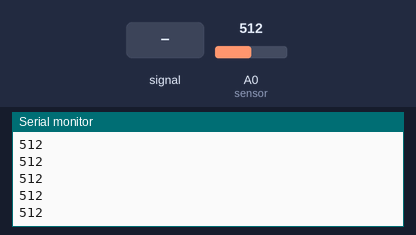
Simulated run of this sketch. Board: Arduino Uno, built with avr-gcc and run on an emulated ATmega328P. On the bench: the last lines printed to the serial monitor. The inputs (shaded band) are chosen by the test bench; at power-on: A0 (sensor) = 512.

Above: at 1.2 s.
1.3 s: A0 (sensor) fed a 200 Hz sine of ±81 counts around its level
At 1.9 s:
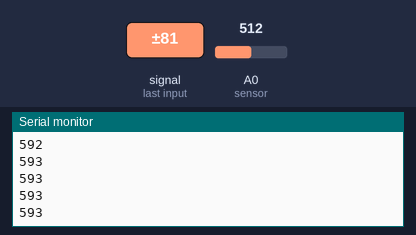
2.8 s: A0 (sensor) set to 716
At 3.9 s:
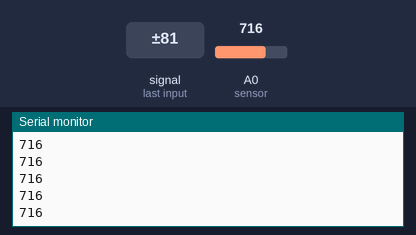
4.3 s: A0 (sensor) set to 900
At 5.3 s:
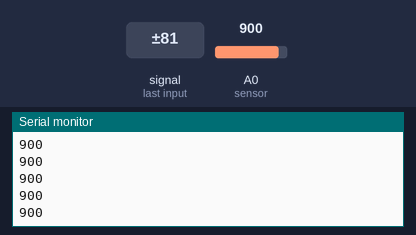
Timing chart, 0 to 7.3 s (numbered marks = the images above; inputs shaded):
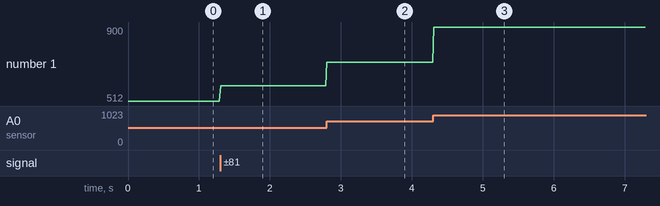

Measured:
- after the input at 1.3 s, the serial monitor: prints a new line at once (image 1)
- after the input at 2.8 s, the serial monitor: prints a new line at once (image 2)
- after the input at 4.3 s, the serial monitor: prints a new line at once (image 3)
- plotted number 1: 512 → 592 after the input at 1.3 s, 592 → 716 after the input at 2.8 s, 716 → 900 after the input at 4.3 s

The sketch:

P03_LecturasValorMayorSensores.ino
```cpp
/*
  Valor Mayor
*/
int sensor = A0;
void setup() {
  Serial.begin(9600);
}

int totalLecturas = 30;
int valor[30];
int valorMayor = -1;
void loop() {
  for (int i = 0; i < totalLecturas; i++) {
    valor[i] = analogRead(sensor);
    delayMicroseconds(100);
  }
  valorMayor = -1;
  for (int i = 0; i < totalLecturas; i++) {
    if (valor[i] > valorMayor) {
      valorMayor = valor[i];
    }
  }

  Serial.println(valorMayor);
  delay(10);
}
```
